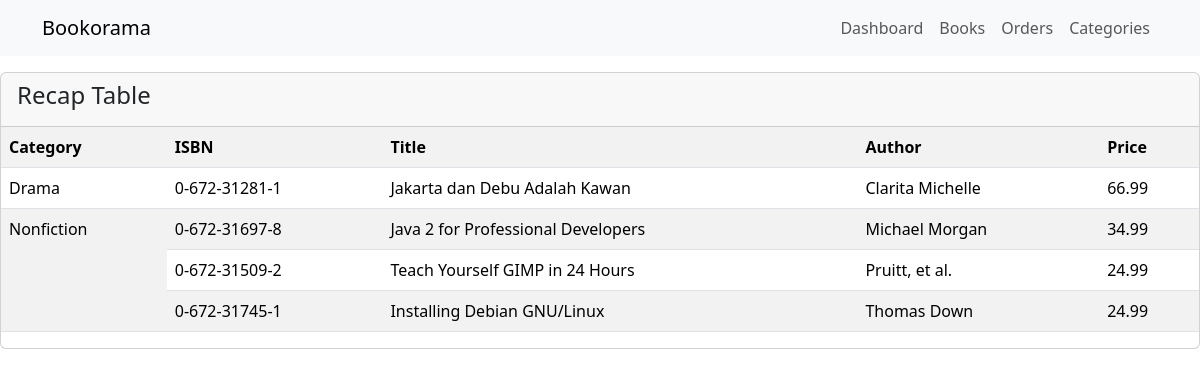
/recap_table.php, run on the app's committed database.
### tables this page shows
CREATE TABLE `books` (
  `isbn` varchar(13) NOT NULL,
  `author` varchar(50) DEFAULT NULL,
  `title` varchar(100) DEFAULT NULL,
  `category_id` int(11) NOT NULL,
  `price` float(10,2) DEFAULT NULL
);

CREATE TABLE `category` (
  `id` int(11) NOT NULL,
  `title` varchar(255) NOT NULL
);

### recap_table.php (the view, shortened to what this page needs)
<?php
require_once('./lib/db_login.php');
$query = "SELECT c.title AS Category, COUNT(b.isbn) AS BookCount
          FROM category c
          LEFT JOIN books b ON c.id = b.category_id
          GROUP BY c.title
          ORDER BY c.title";
$result = $db->query($query);
$categoryCounts = [];
while ($row = mysqli_fetch_assoc($result)) {
    $categoryCounts[$row['Category']] = $row['BookCount'];
}
$bookQuery = "SELECT c.title AS category, b.isbn AS ISBN, b.title AS Title, b.author AS Author, b.price AS Price
        FROM books b
        JOIN category c ON b.category_id = c.id
        ORDER BY c.title
        ";
$result = $db->query($bookQuery);
$data = '';
$category = '';
while ($row = $result->fetch_object()) {
    $data .= '<tr>';
    if ($category != $row->category) {
        $category = $row->category;
        $data .= '<td rowspan="' . $categoryCounts[$category] . '">' . htmlspecialchars($row->category) . '</td>';
    }
    $data .= '<td>' . htmlspecialchars($row->ISBN) . '</td>';
    $data .= '<td>' . htmlspecialchars($row->Title) . '</td>';
    $data .= '<td>' . htmlspecialchars($row->Author) . '</td>';
    $data .= '<td>' . htmlspecialchars($row->Price) . '</td>';
    $data .= '</tr>';
}
include('./layout.php');
?>
<div class="card mt-5">
    <div class="card-header">
        <h4>Recap Table</h4>
    </div>
    <table class="table table-striped">
        <tr>
            <th>Category</th>
            <th>ISBN</th>
            <th>Title</th>
            <th>Author</th>
            <th>Price</th>
        </tr>
        <?= $data ?>
    </table>
</div>

### data on the page
books: category.title "Drama", isbn "0-672-31281-1", title "Jakarta dan Debu Adalah Kawan", author "Clarita Michelle", price "66.99"
books: category.title "Nonfiction", isbn "0-672-31697-8", title "Java 2 for Professional Developers", author "Michael Morgan", price "34.99"
books: isbn "0-672-31509-2", title "Teach Yourself GIMP in 24 Hours", author "Pruitt, et al.", price "24.99"
books: isbn "0-672-31745-1", title "Installing Debian GNU/Linux", author "Thomas Down", price "24.99"
